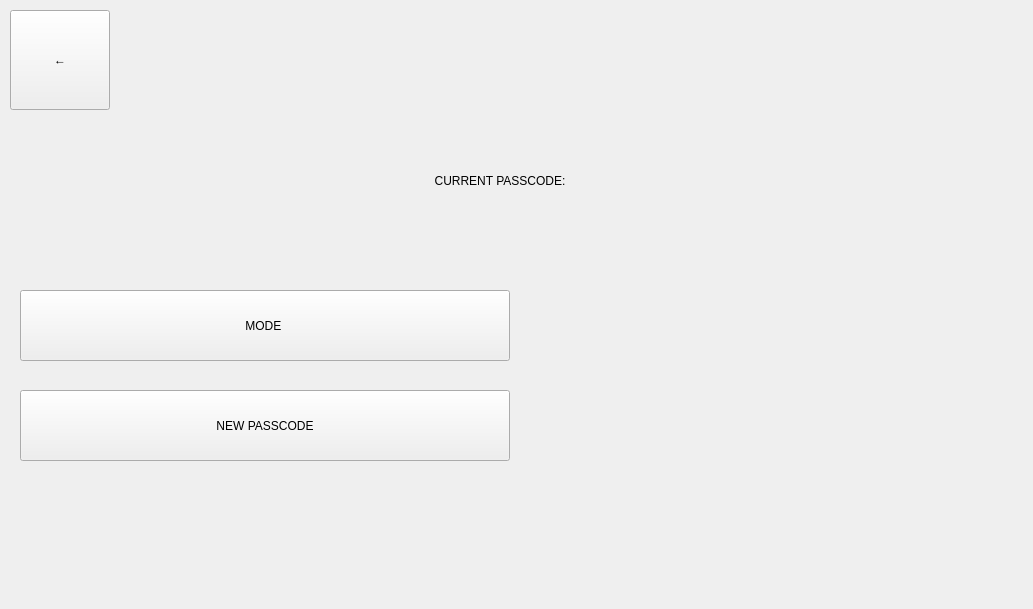
   <widget class="QWidget" name="menu_password">
    <widget class="QLabel" name="background_menu">
     <property name="geometry">
      <rect>
       <x>0</x>
       <y>0</y>
       <width>1024</width>
       <height>600</height>
      </rect>
     </property>
     <property name="styleSheet">
      <string notr="true">frame-color:rgb(225, 225, 225);</string>
     </property>
     <property name="text">
      <string/>
     </property>
     <property name="pixmap">
      <pixmap>emoto2.png</pixmap>
     </property>
    </widget>
    <widget class="QPushButton" name="button_back_menu">
     <property name="geometry">
      <rect>
       <x>10</x>
       <y>10</y>
       <width>100</width>
       <height>100</height>
      </rect>
     </property>
     <property name="styleSheet">
      <string notr="true">	border-style: solid;
	border-width: 3px;
	border-radius: 16px;
	border-color: rgb(225,225,225);
	color: rgb(146, 150, 150);
	font: 300 60pt &quot;Calibri Light&quot; ;
	font-weight: bold;
	background-image (&quot;C:\Users\mjszo\Desktop\1\graphic\blang.png&quot;)</string>
     </property>
     <property name="text">
      <string>←</string>
     </property>
    </widget>
    <widget class="QLabel" name="label_menu_password">
     <property name="geometry">
      <rect>
       <x>20</x>
       <y>140</y>
       <width>960</width>
       <height>81</height>
      </rect>
     </property>
     <property name="styleSheet">
      <string notr="true">	border-style: solid;
	border-width: 3px;
	border-color: rgb(146, 150, 150);
	border-radius: 16px;
	color: rgb(146, 150, 150);
	font:  900 38pt &quot;Calibri Light&quot;;
	background-image (&quot;C:\Users\mjszo\Desktop\1\graphic\blang.png&quot;)</string>
     </property>
     <property name="text">
      <string>CURRENT PASSCODE:</string>
     </property>
     <property name="alignment">
      <set>Qt::AlignCenter</set>
     </property>
    </widget>
    <widget class="QPushButton" name="button_1_menu">
     <property name="geometry">
      <rect>
       <x>20</x>
       <y>390</y>
       <width>490</width>
       <height>71</height>
      </rect>
     </property>
     <property name="styleSheet">
      <string notr="true">	border-style: solid;
	border-width: 3px;
	border-radius: 16px;
	color: rgb(146, 150, 150);
	font: 300 36pt &quot;Calibri Light&quot;;
	background-image (&quot;C:\Users\mjszo\Desktop\1\graphic\blang.png&quot;)</string>
     </property>
     <property name="text">
      <string>NEW PASSCODE</string>
     </property>
    </widget>
    <widget class="QPushButton" name="button_2_menu">
     <property name="geometry">
      <rect>
       <x>20</x>
       <y>290</y>
       <width>490</width>
       <height>71</height>
      </rect>
     </property>
     <property name="styleSheet">
      <string notr="true">	border-style: solid;
	border-width: 3px;
	border-radius: 16px;
	color: rgb(146, 150, 150);
	font: 300 36pt &quot;Calibri Light&quot;;
	background-image (&quot;C:\Users\mjszo\Desktop\1\graphic\blang.png&quot;)</string>
     </property>
     <property name="text">
      <string>MODE </string>
     </property>
    </widget>
   </widget>
